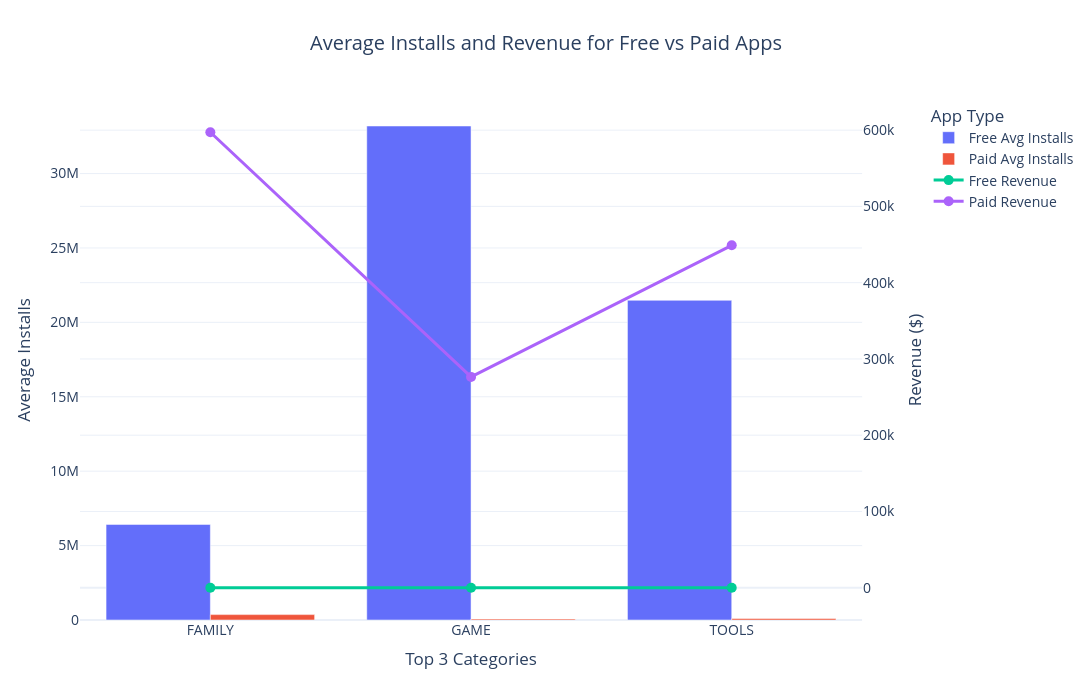

Write notebook code for a chart like this one.
### Code cell
fig.update_layout(
    title={
        "text": "Average Installs and Revenue for Free vs Paid Apps",
        "x": 0.5
    },
    xaxis_title="Top 3 Categories",
    legend_title="App Type",
    template="plotly_white",
    hovermode="x unified",
    width=1400,
    height=700,
    legend=dict(
        x=1.02,
        y=1
    )
)

### Figure 1 — Plotly figure (JSON) as saved in the notebook; plotly's stock layout.template omitted (floating-point values rounded to 4 significant figures)
{"data": [{"name": "Free Avg Installs", "type": "bar", "x": ["FAMILY", "GAME", "TOOLS"], "xaxis": "x", "y": [6424000.0, 33190000.0, 21480000.0], "yaxis": "y"}, {"name": "Paid Avg Installs", "type": "bar", "x": ["FAMILY", "GAME", "TOOLS"], "xaxis": "x", "y": [361700.0, 67140.0, 100000.0], "yaxis": "y"}, {"line": {"width": 3}, "marker": {"size": 10}, "mode": "lines+markers", "name": "Free Revenue", "type": "scatter", "x": ["FAMILY", "GAME", "TOOLS"], "xaxis": "x", "y": [0.0, 0.0, 0.0], "yaxis": "y2"}, {"line": {"width": 3}, "marker": {"size": 10}, "mode": "lines+markers", "name": "Paid Revenue", "type": "scatter", "x": ["FAMILY", "GAME", "TOOLS"], "xaxis": "x", "y": [597200.0, 276500.0, 449000.0], "yaxis": "y2"}], "layout": {"font": {"size": 14}, "height": 700, "hovermode": "x unified", "legend": {"title": {"text": "App Type"}, "x": 1.02, "y": 1}, "title": {"text": "Average Installs and Revenue for Free vs Paid Apps", "x": 0.5}, "width": 1400, "xaxis": {"anchor": "y", "domain": [0, 0.94], "title": {"text": "Top 3 Categories"}}, "yaxis": {"anchor": "x", "domain": [0, 1], "title": {"text": "Average Installs"}}, "yaxis2": {"anchor": "x", "overlaying": "y", "side": "right", "title": {"text": "Revenue ($)"}}}}
